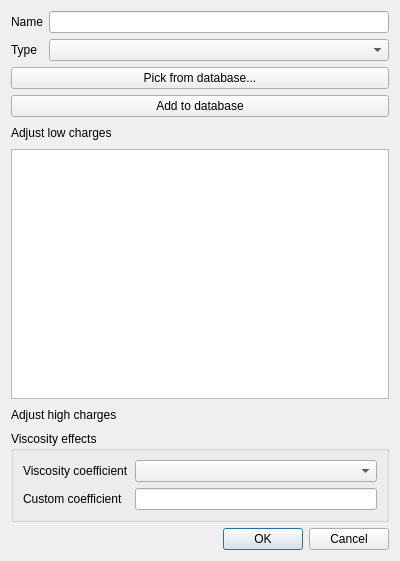
<?xml version="1.0" encoding="UTF-8"?>
<ui version="4.0">
 <class>EditConstituentDialog</class>
 <widget class="QDialog" name="EditConstituentDialog">
  <property name="geometry">
   <rect>
    <x>0</x>
    <y>0</y>
    <width>400</width>
    <height>561</height>
   </rect>
  </property>
  <property name="windowTitle">
   <string>Edit constituent properties</string>
  </property>
  <layout class="QVBoxLayout" name="verticalLayout">
   <item>
    <layout class="QFormLayout" name="formLayout">
     <item row="0" column="0">
      <widget class="QLabel" name="ql_name">
       <property name="text">
        <string>Name</string>
       </property>
      </widget>
     </item>
     <item row="0" column="1">
      <widget class="QLineEdit" name="qle_name">
       <property name="sizePolicy">
        <sizepolicy hsizetype="MinimumExpanding" vsizetype="Fixed">
         <horstretch>0</horstretch>
         <verstretch>0</verstretch>
        </sizepolicy>
       </property>
      </widget>
     </item>
     <item row="1" column="0">
      <widget class="QLabel" name="ql_type">
       <property name="text">
        <string>Type</string>
       </property>
      </widget>
     </item>
     <item row="1" column="1">
      <widget class="QComboBox" name="qcbox_type">
       <property name="sizePolicy">
        <sizepolicy hsizetype="MinimumExpanding" vsizetype="Fixed">
         <horstretch>0</horstretch>
         <verstretch>0</verstretch>
        </sizepolicy>
       </property>
      </widget>
     </item>
    </layout>
   </item>
   <item>
    <widget class="QPushButton" name="qpb_pickFromDB">
     <property name="text">
      <string>Pick from database...</string>
     </property>
    </widget>
   </item>
   <item>
    <widget class="QPushButton" name="qpb_addToDatabase">
     <property name="text">
      <string>Add to database</string>
     </property>
    </widget>
   </item>
   <item>
    <layout class="QHBoxLayout" name="qlay_lowChargeButtons">
     <item>
      <widget class="QLabel" name="ql_adjLowCharges">
       <property name="text">
        <string>Adjust low charges</string>
       </property>
      </widget>
     </item>
     <item>
      <spacer name="horizontalSpacer">
       <property name="orientation">
        <enum>Qt::Horizontal</enum>
       </property>
       <property name="sizeHint" stdset="0">
        <size>
         <width>40</width>
         <height>20</height>
        </size>
       </property>
      </spacer>
     </item>
    </layout>
   </item>
   <item>
    <widget class="QTableView" name="qtblView_charges"/>
   </item>
   <item>
    <layout class="QHBoxLayout" name="qlay_highChargeButtons">
     <item>
      <widget class="QLabel" name="ql_adjHighCharges">
       <property name="text">
        <string>Adjust high charges</string>
       </property>
      </widget>
     </item>
     <item>
      <spacer name="horizontalSpacer_2">
       <property name="orientation">
        <enum>Qt::Horizontal</enum>
       </property>
       <property name="sizeHint" stdset="0">
        <size>
         <width>40</width>
         <height>20</height>
        </size>
       </property>
      </spacer>
     </item>
    </layout>
   </item>
   <item>
    <widget class="QGroupBox" name="qgbox_viscosity">
     <property name="title">
      <string>Viscosity effects</string>
     </property>
     <layout class="QFormLayout" name="formLayout_2">
      <item row="0" column="0">
       <widget class="QLabel" name="ql_viscosityCoefficient">
        <property name="text">
         <string>Viscosity coefficient</string>
        </property>
       </widget>
      </item>
      <item row="0" column="1">
       <widget class="QComboBox" name="qcbox_viscosityCoefficient">
        <property name="sizePolicy">
         <sizepolicy hsizetype="MinimumExpanding" vsizetype="Fixed">
          <horstretch>0</horstretch>
          <verstretch>0</verstretch>
         </sizepolicy>
        </property>
       </widget>
      </item>
      <item row="1" column="0">
       <widget class="QLabel" name="label">
        <property name="text">
         <string>Custom coefficient</string>
        </property>
       </widget>
      </item>
      <item row="1" column="1">
       <widget class="FloatingValueLineEdit" name="qle_customCoefficient"/>
      </item>
     </layout>
    </widget>
   </item>
   <item>
    <widget class="QDialogButtonBox" name="bbox_dlgCtrls">
     <property name="standardButtons">
      <set>QDialogButtonBox::Cancel|QDialogButtonBox::Ok</set>
     </property>
    </widget>
   </item>
  </layout>
 </widget>
 <customwidgets>
  <customwidget>
   <class>FloatingValueLineEdit</class>
   <extends>QLineEdit</extends>
   <header>src/ui/elementaries/floatingvaluelineedit.h</header>
  </customwidget>
 </customwidgets>
 <resources/>
 <connections>
  <connection>
   <sender>bbox_dlgCtrls</sender>
   <signal>accepted()</signal>
   <receiver>EditConstituentDialog</receiver>
   <slot>onAccepted()</slot>
   <hints>
    <hint type="sourcelabel">
     <x>199</x>
     <y>278</y>
    </hint>
    <hint type="destinationlabel">
     <x>199</x>
     <y>149</y>
    </hint>
   </hints>
  </connection>
  <connection>
   <sender>bbox_dlgCtrls</sender>
   <signal>rejected()</signal>
   <receiver>EditConstituentDialog</receiver>
   <slot>onRejected()</slot>
   <hints>
    <hint type="sourcelabel">
     <x>199</x>
     <y>278</y>
    </hint>
    <hint type="destinationlabel">
     <x>199</x>
     <y>149</y>
    </hint>
   </hints>
  </connection>
 </connections>
 <slots>
  <slot>onAccepted()</slot>
  <slot>onRejected()</slot>
 </slots>
</ui>
